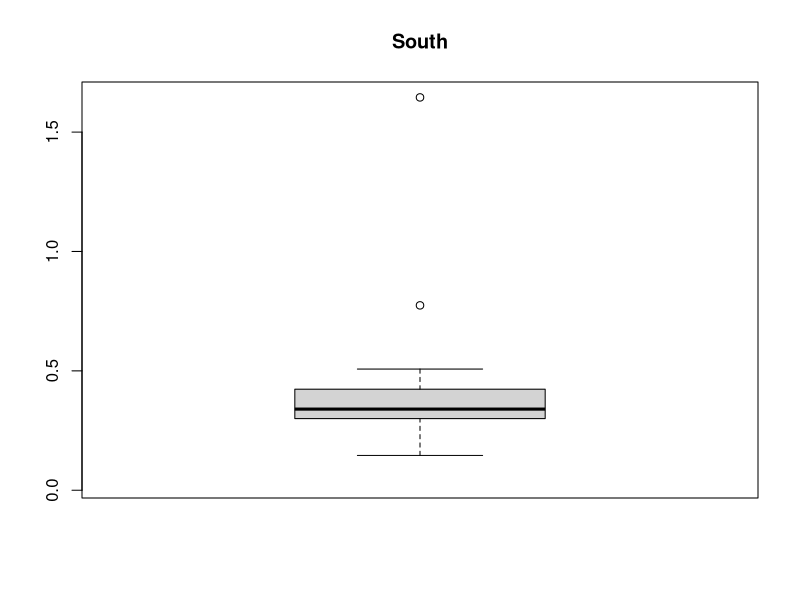
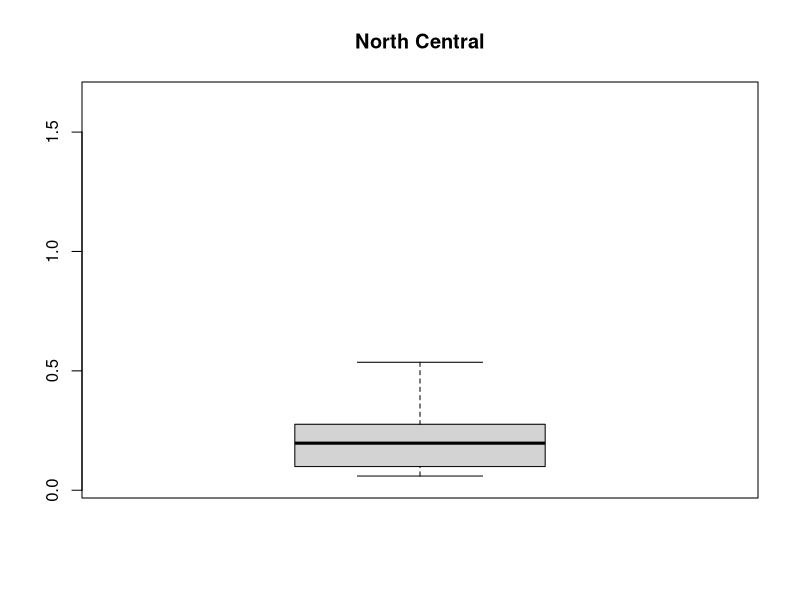
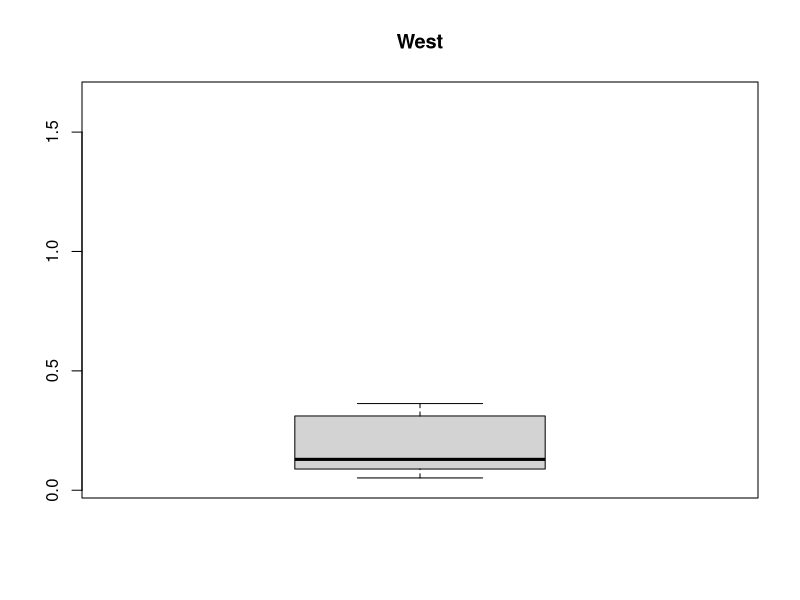
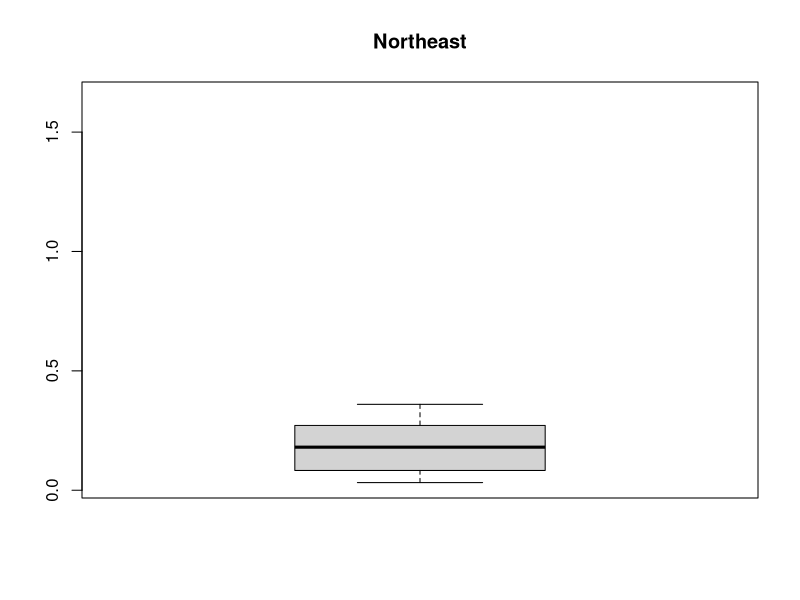

Recreate these plots in R, in order.
#Lista 2
#Integrantes: Guilherme Alves Carvalho, Amauri Pietropaolo Tavares Junior, Heitor Freitas Ferreira, Luis Gustavo Seiji Tateishi, Gabriel Zeitoum dos Santos
#1
#a
a = c(1:20) 

#b
b = c(20:1)

#c
exc = c(1:20, 19:1) 
exc

#d
d = c()
j = 1
for (i in seq(from = 1, to = 34, by = 3)) {
  d[j] = (0.1^(i + 2))*(0.2^i)
  j = j + 1
}
d

#e
e = rep(c(4,6,3), 10)
e

#f
f = rep(c(4,6,3), 11, length.out = (3 * 11) - 2)
f
f == c(e, 4)

#2
excosx = function(x) {
  exp(x)*cos(x)
}
res = excosx(seq(3, 6, 0.1))
res

#3
#a
fa = function(i) {
  i^3 + 4*(i^2)
}
a = sum(fa(c(10:100)))
a

#b
fb = function(i) {
  2^i/i + 3^i/i^2
}
b = sum(fb(10:25))
b

#4
xVec <- sample(0:999, 250, replace=T)
yVec <- sample(0:999, 250, replace=T)

#a
imparesxvec = xVec[xVec %% 2 != 0]
imparesxvec

#b
b = yVec[-1] - xVec[-length(xVec)]
b

#c
c = sin(yVec[-1])/cos(xVec[-length(xVec)])
c

#d
d = c()
for(i in 1:(length(xVec) - 2)) {
  d[i] = xVec[i] + 2*xVec[i + 1] - xVec[i + 2]
}
d

#e

num = exp(-(xVec[2:250]))
dem = xVec[1:249] + 10
e = num/dem
e

#5
xVec <- sample(0:999, 250, replace=T)
yVec <- sample(0:999, 250, replace=T)

#a
a = which(yVec > 600)


#b
b = yVec[a]

#c
exc = xVec[which(xVec %in% b)]
exc

#d
d = sqrt(abs(xVec - mean(xVec)))
d

#e
e = sum(abs(yVec - max(yVec)) <= 200)
e

#f
f = sum(xVec %% 2 == 0)
f

#g
g = xVec[order(yVec)]
g

#h
h = yVec[seq(from = 1, to = length(yVec), by = 3)]
h

#6
num.impar = function(v) {
  imp = 0
  for(i in v) 
    imp = imp + (i %% 2)
  imp
}

res = num.impar(seq(1, 11, 2))
res

num.impar2 = function(v) {
  sum(v %% 2)
}

res2 = num.impar(seq(1, 11, 2))
res2

#7
fibonacci = function(n) {
  fib = c(1,1)
  to = n
  while(to > 2) {
    end = length(fib)
    fib = c(fib, fib[end] + fib[end - 1])
    to = to - 1
  }
  return(fib[1:n])
}
fibonacci(6)

#8
tamanho.seq = function(p) {
  # 0 = cara, 1 = coroa
  caras = 0;
  repeat {
    jogada = sample(c(0, 1), size = 1, replace=TRUE, prob = c(1 - p, p))
    if(jogada) break
    caras = caras + 1
  }
  caras
}

maior = 0
for(i in 1:100) {
  jogadas = tamanho.seq(1/2)
  if(jogadas > maior)
    maior = jogadas
}
maior

#9
reprodCoelhos = function(n, k) {
  fib = c(1,1)
  to = n
  while(to > 2) {
    end = length(fib)
    fib = c(fib, fib[end] + fib[end - 1]*k)
    to = to - 1
  }
  fib[n]
}
reprodCoelhos(4, 70)

#10
library(dslabs)
data("murders")
str(murders)
#a
media = mean(murders$population)
estadoMaisPopuloso = murders[murders$population == max(murders$population), ]$state
estadoMenosPopuloso = murders[murders$population == min(murders$population), ]$state
summary(murders)

#b
rate = (murders$total/murders$population)*10000
murders$rate = rate

#c
murders[order(murders$rate), ]$state

#d
inferior5 = murders[murders$rate < 0.05, ]$state
superior5 = murders[murders$rate > 0.05, ]$state

#e
maiorTaxa = murders[order(murders$rate)[length(murders$rate)], ]$state
menorTaxa = murders[order(murders$rate)[1], ]$state

#f
south = murders[murders$region == "South", ]
meanSouth = mean(south$rate)
sdSouth = sd(south$rate)

northCentral = murders[murders$region == "North Central", ]
meanNorthCentral = mean(northCentral$rate)
sdNorthCentral = sd(northCentral$rate)

west = murders[murders$region == "West", ]
meanWest = mean(west$rate)
sdWest = sd(west$rate)

northEast = murders[murders$region == "Northeast", ]
meanNortheast = mean(northEast$rate)
sdNortheast = sd(northEast$rate)

nomeReg = c("South", "North Central", "West", "Northeast")
taxasMax = c(max(south$rate), max(northCentral$rate), max(west$rate), max(northEast$rate))
taxasMin = c(min(south$rate), min(northCentral$rate), min(west$rate), min(northEast$rate))
regMaiorTax = nomeReg[taxasMax == max(taxasMax)]
regMenorTax = nomeReg[taxasMin == min(taxasMin)]

#g
boxplot(south$rate, main = "South", ylim = c(min(rate), max(rate)))
boxplot(northCentral$rate, main = "North Central", ylim = c(min(rate), max(rate)))
boxplot(west$rate, main = "West", ylim = c(min(rate), max(rate)))
boxplot(northEast$rate, main = "Northeast", ylim = c(min(rate), max(rate)))
par(mfrow = c(1,4))
# South region is the most violent place, considering It's boxplot offset above from other regions
